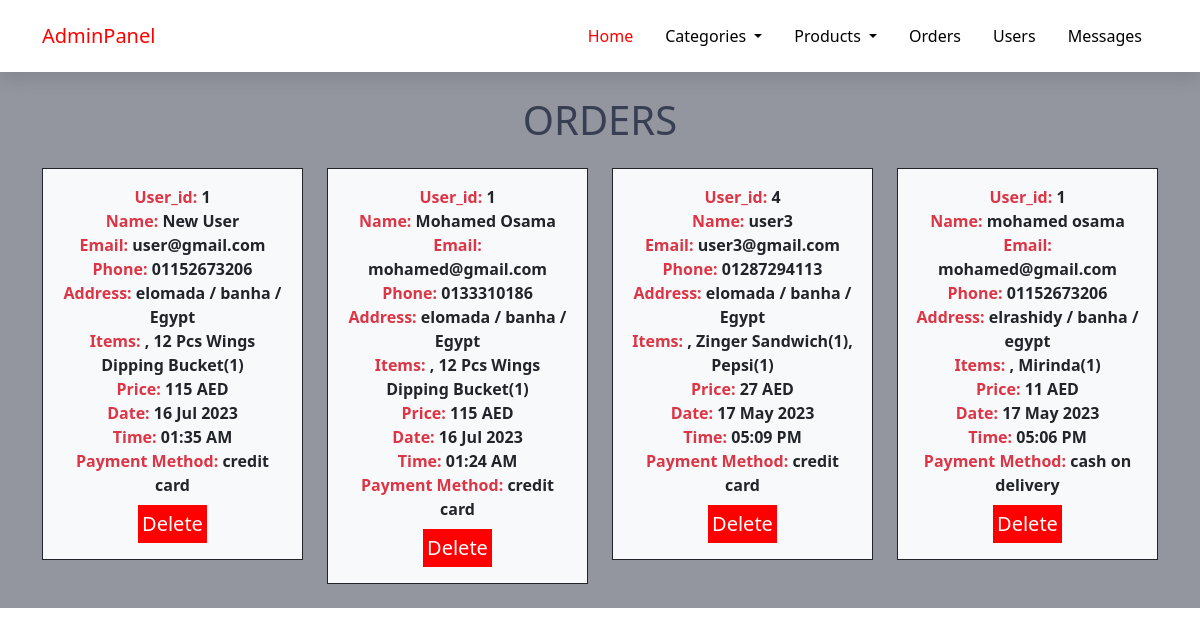
The page /admin/orders.php on the database its author committed.
### tables this page shows
CREATE TABLE `orders` (
  `id` int(11) NOT NULL,
  `user_id` int(11) NOT NULL,
  `name` text NOT NULL,
  `email` text NOT NULL,
  `phone` text NOT NULL,
  `st_add` text NOT NULL,
  `city` text NOT NULL,
  `country` text NOT NULL,
  `total_items` text NOT NULL,
  `total_price` text NOT NULL,
  `method` text NOT NULL,
  `date` text NOT NULL,
  `time` text NOT NULL
);

### admin/orders.php (the view, shortened to what this page needs)
<!DOCTYPE html>
<html lang="en">
<head>
    <link rel="stylesheet" href="../css/style.css">
    <link rel="stylesheet" href="../css/all.min.css">
    <link rel="stylesheet" href="../css/bootstrap.min.css">
</head>
<body>
<?php
require_once("header.php");
require_once("../connection.php");
echo'
<div class="orders p-4 text-center">
<div class="container">
<h1>ORDERS</h1>
<div class="row" style="cursor:pointer;">
';
$r=$con->query("SELECT*FROM orders ORDER BY id DESC");
if($r->num_rows>0)
{
    while($sel=$r->fetch_array(MYSQLI_ASSOC))
{
    echo'
    <div class="col-lg-3 col-md-6">
    <div class="box text-center border border-dark bg-light p-3 mt-3">
    <b class="text-danger">User_id:</b><b> '.$sel["user_id"].'</b><br>
    <b class="text-danger">Name:</b><b> '.$sel["name"].'</b><br>
    <b class="text-danger">Email:</b><b> '.$sel["email"].'</b><br>
    <b class="text-danger">Phone:</b><b> '.$sel["phone"].'</b><br>
    <b class="text-danger">Address:</b><b> '.$sel["st_add"].' / '.$sel["city"].' / '.$sel["country"].'</b><br>
    <b class="text-danger">Items:</b><b> '.$sel["total_items"].'</b><br>
    <b class="text-danger">Price:</b><b> '.$sel["total_price"].' AED</b><br>
    <b class="text-danger">Date:</b><b> '.$sel["date"].'</b><br>
    <b class="text-danger">Time:</b><b> '.$sel["time"].'</b><br>
    <b class="text-danger">Payment Method:</b><b> '.$sel["method"].'</b><br>
    <form action="orders.php" method="post">
    <input type="hidden" value="'.$sel["id"].'" name="id">
    <input type="submit" value="Delete" class="main-btn p-1 mt-2" name="delete" />
    </form>
    </div>
    </div>
    ';
}
echo'
</div>
</div>
';
}
echo'</div>';
?>
</body>
</html>

### css/style.css (style rules this page uses)
:root { --redcoloer:red; --whitecolor:white; --darkcolor:black; --box-shadow: 0 .5rem 1rem rgba(0,0,0,.1); --bodycolor:rgba(106,110,123,0.72); --h1color:#393f52; --footercolor:#131c26; }
.main-btn { background-color: var(--redcoloer); color: var(--whitecolor); font-size: 20px; border: none; cursor: pointer; text-decoration: none; }
body { font-family: 'Roboto', sans-serif; }
.orders { background-color:var(--bodycolor); }
.orders h1 { color: var(--h1color) }

### rows shown on the page
orders: user "1", name "New User", email "user@gmail.com", phone "01152673206", st_add "elomada", city "banha", country "Egypt", total_items ", 12 Pcs Wings Dipping Bucket(1)", total_price "115", date "16 Jul 2023", time "01:35 AM", method "credit card"
orders: user "1", name "Mohamed Osama", email "mohamed@gmail.com", phone "0133310186", st_add "elomada", city "banha", country "Egypt", total_items ", 12 Pcs Wings Dipping Bucket(1)", total_price "115", date "16 Jul 2023", time "01:24 AM", method "credit card"
orders: user "4", name "user3", email "user3@gmail.com", phone "01287294113", st_add "elomada", city "banha", country "Egypt", total_items ", Zinger Sandwich(1), Pepsi(1)", total_price "27", date "17 May 2023", time "05:09 PM", method "credit card"
orders: user "1", name "mohamed osama", email "mohamed@gmail.com", phone "01152673206", st_add "elrashidy", city "banha", country "egypt", total_items ", Mirinda(1)", total_price "11", date "17 May 2023", time "05:06 PM", method "cash on delivery"
